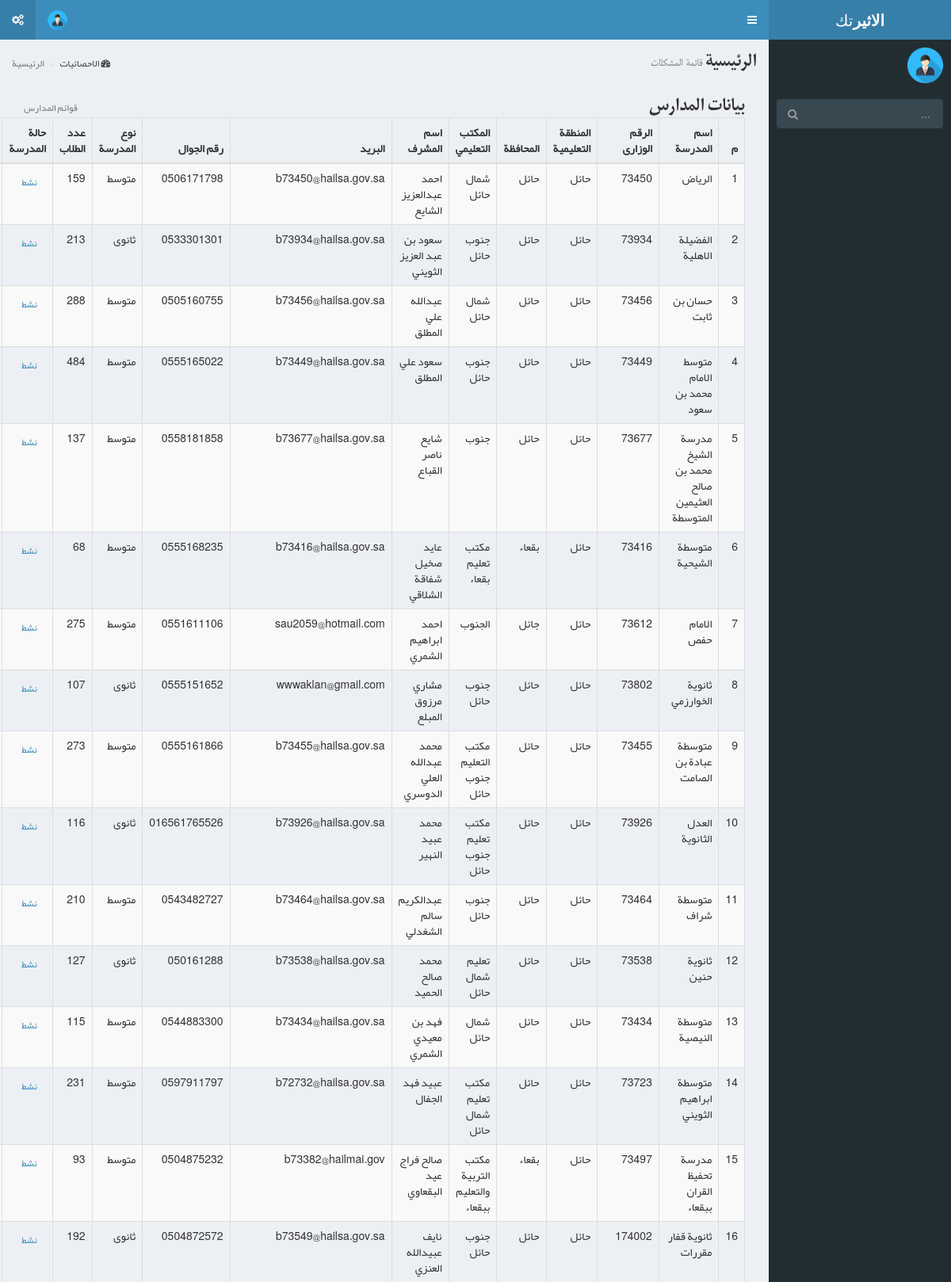
/index.php/admin/allschool (upper part), run on the app's committed database.
### tables this page shows
CREATE TABLE IF NOT EXISTS `schools` (
  `school_id_pk` int(11) NOT NULL,
  `area_id_fk` varchar(255) NOT NULL,
  `governorate` varchar(255) NOT NULL,
  `learning_office` varchar(255) NOT NULL,
  `school_name` varchar(100) NOT NULL,
  `ministry_numper` varchar(100) NOT NULL,
  `school_email` varchar(100) NOT NULL,
  `manager_name` varchar(100) NOT NULL,
  `manager_phone` varchar(15) NOT NULL,
  `school_type` varchar(20) NOT NULL,
  `first_stage` int(11) NOT NULL,
  `secound_stage` int(11) NOT NULL,
  `thired_stage` int(11) NOT NULL,
  `year` int(11) NOT NULL,
  `reg_date` int(11) NOT NULL,
  `school_status` tinyint(4) NOT NULL DEFAULT '0'
);

CREATE TABLE IF NOT EXISTS `learning_area` (
  `area_id_pk` int(11) NOT NULL,
  `area_name` varchar(200) NOT NULL,
  PRIMARY KEY (`area_id_pk`)
);

### application/views/index.php (called while the page is built, shortened)
<?php
$ci =& get_instance();
$fecontroller=strtolower($ci->router->fetch_class());
if ($fecontroller=="web"){
    $this->load->view("fe/require/header");
    $this->load->view($content);
    $this->load->view("fe/require/footer");
}else{
    $this->load->view("bc/require/header");
    $this->load->view($content);
}

### application/controllers/Admin.php (called while the page is built, shortened)
<?php
class Admin extends CI_Controller {
public function allschool(){
    $data["content"]="bc/allschool";
    $this->load->view('index',$data);
}
}

### index.php (called while the page is built, shortened)
<?php
require_once BASEPATH.'core/CodeIgniter.php';

### application/helpers/utility_helper.php (called while the page is built, shortened)
<?php
   function selectrecords($coulmn,$table,$where=array(),$order=false,$ordertype=false,$jointable=false,$joincondition=false,$groupby=false,$resultarray=false){
       $CI =& get_instance();
       $CI->db->select($coulmn)->from($table);
       if ($jointable){
           $CI->db->join($jointable,$joincondition);
       }
      return $CI->db->get()->result();
   }

### application/views/bc/allschool.php (the view, shortened to what this page needs)
<section class="content-header">
    <h1>
     بيانات  المدارس      <small></small>
    </h1>
    <ol class="breadcrumb">
        <li class="active">قوائم المدارس</li>
    </ol>
<div class="box-body">
    <table id="example1" class="table table-bordered table-striped" >
        <thead>
            <th>م</th>
            <th>اسم المدرسة</th>
            <th>الرقم الوزارى</th>
            <th>المنطقة التعليمية</th>
            <th>المحافظة</th>
            <th>المكتب التعليمي</th>
            <th>اسم المشرف</th>
            <th>البريد</th>
            <th>رقم الجوال</th>
            <th>نوع المدرسة</th>
            <th>عدد الطلاب</th>
             <th> حالة المدرسة</th>
            <th> تعديل</th>
        </thead>
        <tbody>
        <?php
        $x=0;
        ?>
        <?php foreach (selectrecords("*","schools","","","","learning_area","learning_area.area_id_pk=schools.area_id_fk","")as $school):?>
            <tr>
                <td><?php echo  ++$x?></td>
                <td><?php echo $school->school_name?></td>
                <td><?php echo $school->ministry_numper?></td>
                <td><?php echo $school->area_name?></td>
                <td><?php echo $school->governorate?></td>
                <td><?php echo $school->learning_office?></td>
                <td><?php echo $school->manager_name?></td>
                <td><?php echo $school->school_email?></td>
                <td><?php echo $school->manager_phone?></td>
                <td><?php echo ($school->school_type=="secondary")?"ثانوى":"متوسط"?></td>
                <td><?php echo $school->first_stage+$school->secound_stage+$school->thired_stage?></td>
                <?php
                if($school->school_status == 1 ){?>
                   <?php
                    $class = 'success';
                    $title = 'نشط';
                    ?>
                <?php
                }
                ?>
              <td>
<?php
$this->db->select('*');
$this->db->from('users');
$this->db->where('school_id_fk=',$school->school_id_pk);
$query = $this->db->get();
    foreach ($query->result() as $row) {
?>
                  <a href="<?php echo base_url().'Admin/suspend_articles/'.$school->school_id_pk.'/'.$class.'/'.$row->user_id_pk?>" class="btn btn-sm btn-<?php echo $class ?> "><?php echo $title ?> </a>
              <?php
                    }
                  ?>
              </td>
                <td>
                </td>
            </tr>
        <?php endforeach;?>
        </tbody>
    </table>
</div>

### data on the page
schools: school_name "الرياض", ministry_numper "73450", learning_area.area_name "حائل", governorate "حائل", learning_office "شمال حائل", manager_name "احمد عبدالعزيز الشايع", school_email "b73450@hailsa.gov.sa", manager_phone "0506171798", school_type "متوسط", $school->first_stage+$school->secound_stage+$school->thired_stage "159", school_status "نشط"
schools: school_name "الفضيلة الاهلية", ministry_numper "73934", learning_area.area_name "حائل", governorate "حائل", learning_office "جنوب حائل", manager_name "سعود بن عبد العزيز الثويني", school_email "b73934@hailsa.gov.sa", manager_phone "0533301301", school_type "ثانوى", $school->first_stage+$school->secound_stage+$school->thired_stage "213", school_status "نشط"
schools: school_name "حسان بن ثابت", ministry_numper "73456", learning_area.area_name "حائل", governorate "حائل", learning_office "شمال حائل", manager_name "عبدالله علي المطلق", school_email "b73456@hailsa.gov.sa", manager_phone "0505160755", school_type "متوسط", $school->first_stage+$school->secound_stage+$school->thired_stage "288", school_status "نشط"
schools: school_name "متوسط الامام محمد بن سعود", ministry_numper "73449", learning_area.area_name "حائل", governorate "حائل", learning_office "جنوب حائل", manager_name "سعود علي المطلق", school_email "b73449@hailsa.gov.sa", manager_phone "0555165022", school_type "متوسط", $school->first_stage+$school->secound_stage+$school->thired_stage "484", school_status "نشط"
schools: school_name "مدرسة الشيخ محمد بن صالح العثيمين المتوسطة", ministry_numper "73677", learning_area.area_name "حائل", governorate "حائل", learning_office "جنوب", manager_name "شايع ناصر القباع", school_email "b73677@hailsa.gov.sa", manager_phone "0558181858", school_type "متوسط", $school->first_stage+$school->secound_stage+$school->thired_stage "137", school_status "نشط"
schools: school_name "متوسطة الشيحية", ministry_numper "73416", learning_area.area_name "حائل", governorate "بقعاء", learning_office "مكتب تعليم بقعاء", manager_name "عايد صخيل شفاقة الشلاقي", school_email "b73416@hailsa.gov.sa", manager_phone "0555168235", school_type "متوسط", $school->first_stage+$school->secound_stage+$school->thired_stage "68", school_status "نشط"
schools: school_name "الامام حفص", ministry_numper "73612", learning_area.area_name "حائل", governorate "جائل", learning_office "الجنوب", manager_name "احمد ابراهيم الشمري", school_email "sau2059@hotmail.com", manager_phone "0551611106", school_type "متوسط", $school->first_stage+$school->secound_stage+$school->thired_stage "275", school_status "نشط"
schools: school_name "ثانوية الخوارزمي", ministry_numper "73802", learning_area.area_name "حائل", governorate "حائل", learning_office "جنوب حائل", manager_name "مشاري مرزوق المبلع", school_email "wwwaklan@gmail.com", manager_phone "0555151652", school_type "ثانوى", $school->first_stage+$school->secound_stage+$school->thired_stage "107", school_status "نشط"
schools: school_name "متوسطة عبادة بن الصامت", ministry_numper "73455", learning_area.area_name "حائل", governorate "حائل", learning_office "مكتب التعليم جنوب حائل", manager_name "محمد عبدالله العلي الدوسري", school_email "b73455@hailsa.gov.sa", manager_phone "0555161866", school_type "متوسط", $school->first_stage+$school->secound_stage+$school->thired_stage "273", school_status "نشط"
schools: school_name "العدل الثانوية", ministry_numper "73926", learning_area.area_name "حائل", governorate "حائل", learning_office "مكتب تعليم جنوب حائل", manager_name "محمد عبيد النهير", school_email "b73926@hailsa.gov.sa", manager_phone "016561765526", school_type "ثانوى", $school->first_stage+$school->secound_stage+$school->thired_stage "116", school_status "نشط"
schools: school_name "متوسطة شراف", ministry_numper "73464", learning_area.area_name "حائل", governorate "حائل", learning_office "جنوب حائل", manager_name "عبدالكريم سالم الشغدلي", school_email "b73464@hailsa.gov.sa", manager_phone "0543482727", school_type "متوسط", $school->first_stage+$school->secound_stage+$school->thired_stage "210", school_status "نشط"
schools: school_name "ثانوية حنين", ministry_numper "73538", learning_area.area_name "حائل", governorate "حائل", learning_office "تعليم شمال حائل", manager_name "محمد صالح الحميد", school_email "b73538@hailsa.gov.sa", manager_phone "050161288", school_type "ثانوى", $school->first_stage+$school->secound_stage+$school->thired_stage "127", school_status "نشط"
schools: school_name "متوسطة النيصية", ministry_numper "73434", learning_area.area_name "حائل", governorate "حائل", learning_office "شمال حائل", manager_name "فهد بن معيدي الشمري", school_email "b73434@hailsa.gov.sa", manager_phone "0544883300", school_type "متوسط", $school->first_stage+$school->secound_stage+$school->thired_stage "115", school_status "نشط"
schools: school_name "متوسطة ابراهيم الثويني", ministry_numper "73723", learning_area.area_name "حائل", governorate "حائل", learning_office "مكتب تعليم شمال حائل", manager_name "عبيد فهد الجفال", school_email "b72732@hailsa.gov.sa", manager_phone "0597911797", school_type "متوسط", $school->first_stage+$school->secound_stage+$school->thired_stage "231", school_status "نشط"
schools: school_name "مدرسة تحفيظ القران ببقعاء", ministry_numper "73497", learning_area.area_name "حائل", governorate "بقعاء", learning_office "مكتب التربية والتعليم ببقعاء", manager_name "صالح فراج عيد البقعاوي", school_email "b73382@hailmai.gov", manager_phone "0504875232", school_type "متوسط", $school->first_stage+$school->secound_stage+$school->thired_stage "93", school_status "نشط"
schools: school_name "ثانوية قفار مقررات", ministry_numper "174002", learning_area.area_name "حائل", governorate "حائل", learning_office "جنوب حائل", manager_name "نايف عبيدالله العنزي", school_email "b73549@hailsa.gov.sa", manager_phone "0504872572", school_type "ثانوى", $school->first_stage+$school->secound_stage+$school->thired_stage "192", school_status "نشط"
